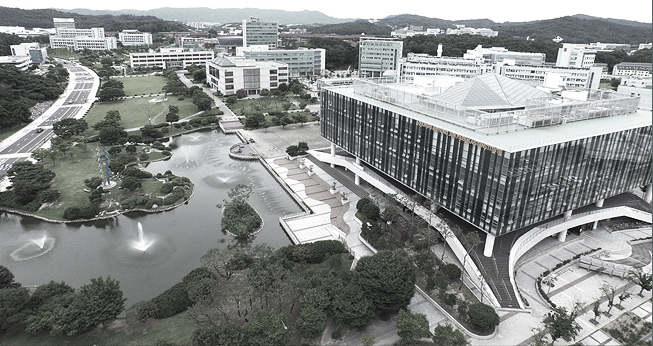
%> input picture 2019_Matrix Computation and Application/2. Singular Value Decomposition/kaist.jpg, 653 x 346 px
$ octave compress.m   (GNU Octave 9; MATLAB toolbox functions it lacks are replaced by stand-ins)
%> lines starting %> are read from the running program, lines starting %| are printed output that depends on the picture

% Read the picture of the tiger, and convert to black and white.
%tiger = rgb2gray(imread('tiger.jpg'));
tiger = rgb2gray(imread('kaist.jpg'));
%> tiger: size 346x653 uint8; min 5, max 255, mean 137.2
tiger = im2double(tiger);
%> tiger: size 346x653 double
%
% Compute SVD of this tiger
[U, S, V] = svd(tiger);

% Plot the magnitude of the singular values (log scale)
sigmas = diag(S);
%> sigmas = 346 values, max 264.3 at index 1, min 0.0113 at index 346, mean 4.05
figure; plot(log10(sigmas)); title('Singular Values (Log10 Scale)');
%> after `title('Singular Values (Log10 Scale)')`:
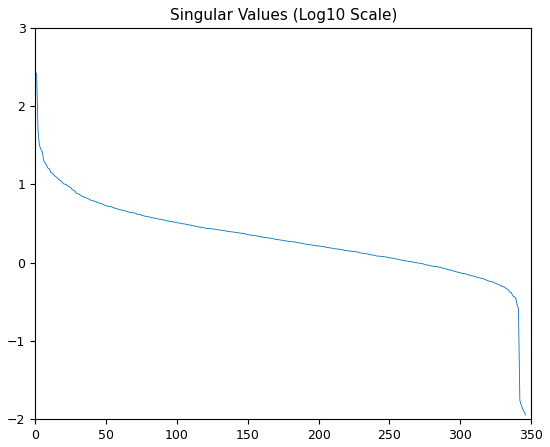
%> figure redrawn from the program's plot data; curve peaks at x = 1, y = 2.42
figure; plot(cumsum(sigmas) / sum(sigmas)); title('Cumulative Percent of Total Sigmas');
%> after `title('Cumulative Percent of Total Sigmas')`:
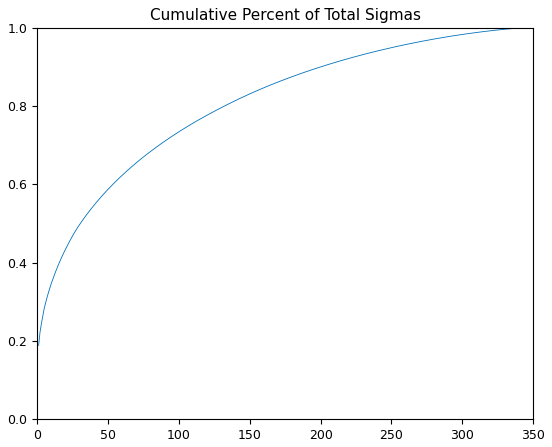
%> figure redrawn from the program's plot data; curve peaks at x = 346, y = 1

% Show full-rank tiger
%figure; subplot(4, 2, 1), imshow(tiger), title('Full-Rank Tiger');
figure; subplot(2, 2, 1), imshow(tiger), title('Full-Rank KAIST');

% Compute low-rank approximations of the tiger, and show them
%ranks = [400,200,100,50,20,10,5];
ranks = [100, 50, 100];
for i = 1:length(ranks)
    % Keep largest singular values, and nullify others.
    approx_sigmas = sigmas; approx_sigmas(ranks(i)+1:end) = 0;

    % Form the singular value matrix, padded as necessary
    ns = length(sigmas);
    approx_S = S; approx_S(1:ns, 1:ns) = diag(approx_sigmas);

    % Compute low-rank approximation by multiplying out component matrices.
    approx_tiger = U * approx_S * V';

    % Plot approximation
    %subplot(4, 2, i + 1), imshow(approx_tiger), title(sprintf('Rank %d Tiger', ranks(i)));
    subplot(2, 2, i + 1), imshow(approx_tiger), title(sprintf('Rank %d KAIST', ranks(i)));
end
%> this loop made 3 passes
%> pass 1, `imshow(approx_tiger)`:
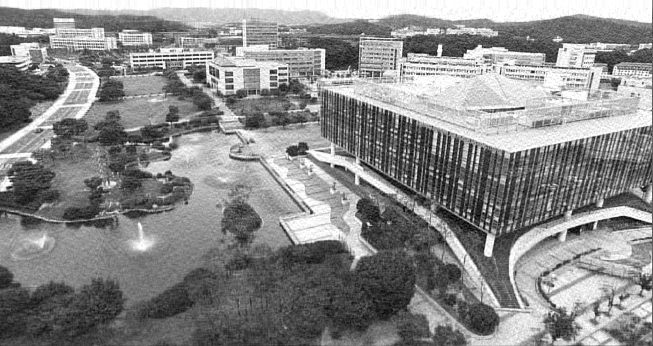
%> displayed picture: size 346x653, on the screen's scale of 0 to 255; min 0, max 255, mean 137
%> pass 2, `imshow(approx_tiger)`:
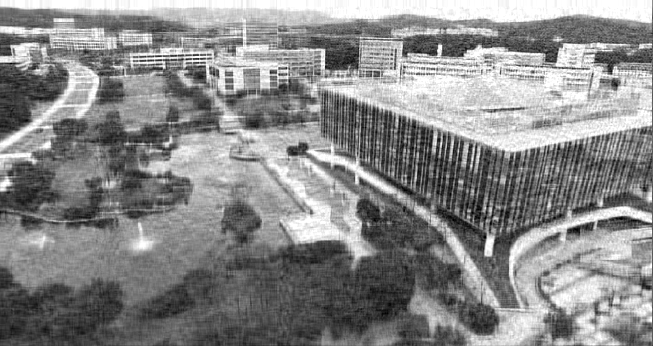
%> displayed picture: size 346x653, on the screen's scale of 0 to 255; min 0, max 255, mean 137; mean of the top-left, top-right, bottom-left and bottom-right quarters 149.8, 165.9, 108.1, 124.2
%> after the loop, approx_sigmas = 346 values, max 264.3 at index 1, min 0 at index 101, mean 2.98
